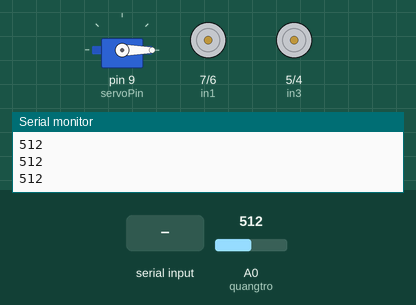
Recording of a sketch running on a simulated Arduino Uno, built with avr-gcc and run on an emulated ATmega328P. On the bench: servo, motor-driver pin pairs drawn as motors (green arrow = first pin HIGH = forward, orange = second pin HIGH = backward, longer = more drive, scaled by the enable pin), the last lines printed to the serial monitor. The test bench sets the inputs (shaded band); at power-on: A0 (quangtro) = 512.

Above: at 1.2 s.
1.3 s: A0 (quangtro) set to 841
2.8 s: A0 (quangtro) set to 860
At 3.9 s:
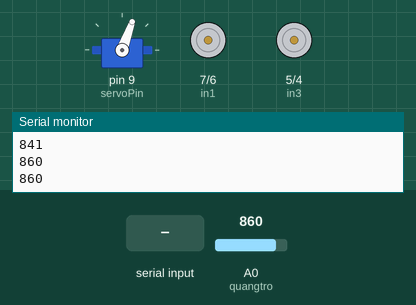
4.3 s: "1" received over the second serial link
At 5.5 s:
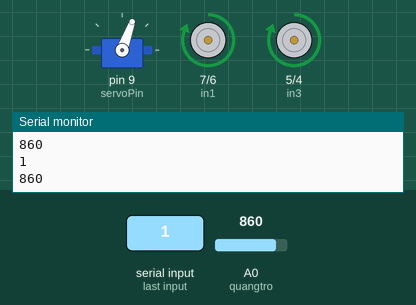
6.3 s: "0" received over the second serial link
At 7.1 s:
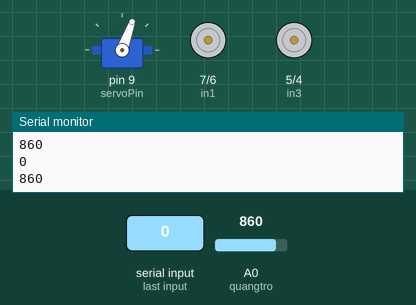
8.3 s: "2" received over the second serial link
At 9.8 s:
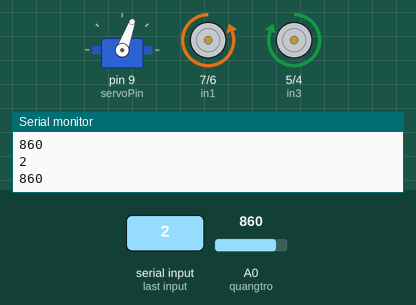
10.3 s: "3" received over the second serial link
At 11.4 s:
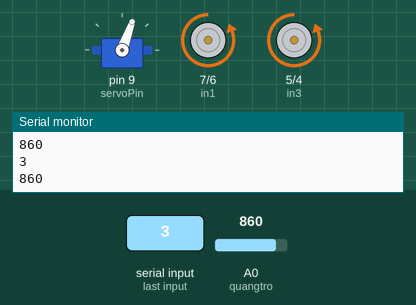
Timing chart, 0 to 13.3 s (numbered marks = the images above; inputs shaded):
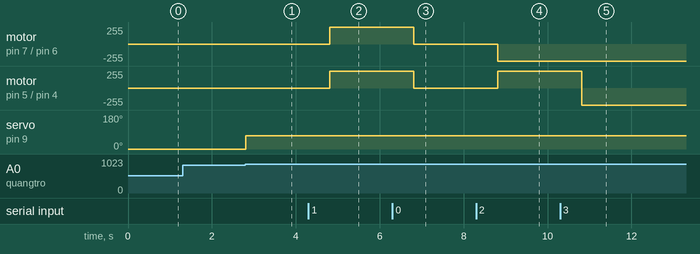

The sketch:

DA1_CarController.ino
```cpp
#include <SoftwareSerial.h>
#define TX_PIN  13
#define RX_PIN  12

#include <Servo.h>
Servo myservo;
int quangtro = A0;
int servoPin = 9;

SoftwareSerial HC06(RX_PIN, TX_PIN);
// Động cơ 1
int enA = 8;
int in1 = 7;
int in2 = 6;

//động cơ 2
int in3 = 5;
int in4 = 4;
int enB = 3;
void DCA_Tien(){
  digitalWrite(in1, HIGH);
  digitalWrite(in2, LOW);
  analogWrite(enA, 255);
}
void DCA_Lui(){
  digitalWrite(in1, LOW);
  digitalWrite(in2, HIGH);
  analogWrite(enA, 255);
}
void DCA_Stop(){
  digitalWrite(in1, LOW);
  digitalWrite(in2, LOW);
}
void DCB_Tien(){
  digitalWrite(in3, HIGH);
  digitalWrite(in4, LOW);
  analogWrite(enB, 255);
}
void DCB_Lui(){
  digitalWrite(in3, LOW);
  digitalWrite(in4, HIGH);
  analogWrite(enB, 255);
}
void DCB_Stop(){
  digitalWrite(in3, LOW);
  digitalWrite(in4, LOW);
}
void Stop(){
  DCA_Stop();
  DCB_Stop();
}
void tien(){
    DCB_Tien();
  DCA_Tien();

}
void lui(){
  DCA_Lui();
  DCB_Lui();
}
void trai(){
  DCA_Tien();
  DCB_Lui();

}
void phai(){
  DCB_Tien();
  DCA_Lui();
}
void bia(){
  int servoPos = map(0, 0, 1023, 0, 180);
    myservo.write(servoPos);
    int giatriQuangtro = analogRead(quangtro);// đọc giá trị quang trở
    Serial.println(giatriQuangtro);
    if(giatriQuangtro>850){
    servoPos = map(400, 0, 1023, 0, 180);
    myservo.write(servoPos);
    delay(1000);
    }
}
void setup() {
  // put your setup code here, to run once:
  Serial.begin(9600);
  HC06.begin(9600);
  myservo.attach(servoPin);

  pinMode(enA, OUTPUT);
  pinMode(enB, OUTPUT);
  pinMode(in1, OUTPUT);
  pinMode(in2, OUTPUT);
  pinMode(in3, OUTPUT);
  pinMode(in4, OUTPUT);

}

void loop() {
  // put your main code here, to run repeatedly:

  if(HC06.available()){
    char blu = HC06.read();
    Serial.write(blu);
    Serial.println();
    if(blu == '0'){
      Stop();
    }
    if(blu == '1'){
        tien();
    }
    if(blu == '2'){
        phai();
    }
    if(blu == '3'){
       lui();
    }
    if(blu == '4'){
       trai();
    }
    bia();
  }
  else
  {
    bia();
  }
}
```

Measured:
- the behaviour switches between 850 and 851 on A0 (quangtro) (found by bisection; images 0 and 1)
- after the input at 2.8 s, servo on pin 9 (servoPin): 0° → 70° at once
- after the input at 4.3 s, motor on pin 7 (in1) / pin 6 (in2), motor on pin 5 (in3) / pin 4 (in4): stopped → forward 255/255 after 0.51 s
- after the input at 6.3 s, motor on pin 7 (in1) / pin 6 (in2), motor on pin 5 (in3) / pin 4 (in4): forward 255/255 → stopped after 0.51 s
- after the input at 8.3 s, motor on pin 7 (in1) / pin 6 (in2): stopped → backward 255/255 after 0.51 s; motor on pin 5 (in3) / pin 4 (in4): stopped → forward 255/255 after 0.51 s
- after the input at 10.3 s, motor on pin 5 (in3) / pin 4 (in4): forward 255/255 → backward 255/255 after 0.51 s
